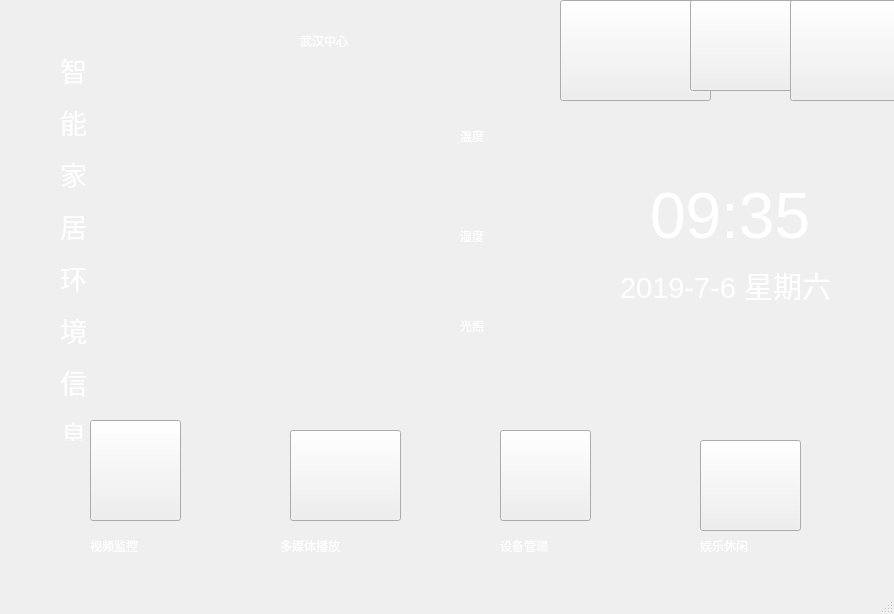
<?xml version="1.0" encoding="UTF-8"?>
<ui version="4.0">
 <class>MajorWindow</class>
 <widget class="QMainWindow" name="MajorWindow">
  <property name="geometry">
   <rect>
    <x>0</x>
    <y>0</y>
    <width>894</width>
    <height>614</height>
   </rect>
  </property>
  <property name="windowTitle">
   <string>MainWindow</string>
  </property>
  <widget class="QWidget" name="centralwidget">
   <property name="styleSheet">
    <string notr="true">#centralwidget{
border-image: url(:/image/major/home_bh.png);
}</string>
   </property>
   <widget class="QPushButton" name="pushButton">
    <property name="geometry">
     <rect>
      <x>90</x>
      <y>420</y>
      <width>91</width>
      <height>101</height>
     </rect>
    </property>
    <property name="styleSheet">
     <string notr="true">border-image: url(:/image/major/video_button_ico.png);</string>
    </property>
    <property name="text">
     <string/>
    </property>
   </widget>
   <widget class="QPushButton" name="pushButton_2">
    <property name="geometry">
     <rect>
      <x>290</x>
      <y>430</y>
      <width>111</width>
      <height>91</height>
     </rect>
    </property>
    <property name="styleSheet">
     <string notr="true">border-image: url(:/image/major/meadioplayer_button_ico.png);</string>
    </property>
    <property name="text">
     <string/>
    </property>
   </widget>
   <widget class="QPushButton" name="devicePushButton">
    <property name="geometry">
     <rect>
      <x>500</x>
      <y>430</y>
      <width>91</width>
      <height>91</height>
     </rect>
    </property>
    <property name="styleSheet">
     <string notr="true">QPushButton{
border-image: url(:/image/major/dev_button_ico.png);
}

QPushButton:pressed{
border-image: url(:/image/major/dev_button_press.png);
}</string>
    </property>
    <property name="text">
     <string/>
    </property>
   </widget>
   <widget class="QPushButton" name="pushButton_4">
    <property name="geometry">
     <rect>
      <x>700</x>
      <y>440</y>
      <width>101</width>
      <height>91</height>
     </rect>
    </property>
    <property name="styleSheet">
     <string notr="true">border-image: url(:/image/major/yule_button_ico.png);</string>
    </property>
    <property name="text">
     <string/>
    </property>
   </widget>
   <widget class="QLabel" name="label">
    <property name="geometry">
     <rect>
      <x>90</x>
      <y>530</y>
      <width>111</width>
      <height>31</height>
     </rect>
    </property>
    <property name="styleSheet">
     <string notr="true">color: rgb(255, 255, 255);
font: 75 18pt &quot;黑体&quot;;</string>
    </property>
    <property name="text">
     <string>视频监控</string>
    </property>
   </widget>
   <widget class="QLabel" name="label_2">
    <property name="geometry">
     <rect>
      <x>280</x>
      <y>530</y>
      <width>121</width>
      <height>31</height>
     </rect>
    </property>
    <property name="styleSheet">
     <string notr="true">color: rgb(255, 255, 255);
font: 75 18pt &quot;黑体&quot;;</string>
    </property>
    <property name="text">
     <string>多媒体播放</string>
    </property>
   </widget>
   <widget class="QLabel" name="label_3">
    <property name="geometry">
     <rect>
      <x>500</x>
      <y>530</y>
      <width>101</width>
      <height>31</height>
     </rect>
    </property>
    <property name="styleSheet">
     <string notr="true">color: rgb(255, 255, 255);
font: 75 18pt &quot;黑体&quot;;</string>
    </property>
    <property name="text">
     <string>设备管理</string>
    </property>
   </widget>
   <widget class="QLabel" name="label_4">
    <property name="geometry">
     <rect>
      <x>700</x>
      <y>530</y>
      <width>111</width>
      <height>31</height>
     </rect>
    </property>
    <property name="styleSheet">
     <string notr="true">color: rgb(255, 255, 255);
font: 75 18pt &quot;黑体&quot;;</string>
    </property>
    <property name="text">
     <string>娱乐休闲</string>
    </property>
   </widget>
   <widget class="QWidget" name="widget" native="true">
    <property name="geometry">
     <rect>
      <x>10</x>
      <y>10</y>
      <width>271</width>
      <height>61</height>
     </rect>
    </property>
    <property name="styleSheet">
     <string notr="true">border-image: url(:/image/major/farfight_logo.png);</string>
    </property>
   </widget>
   <widget class="QLabel" name="label_5">
    <property name="geometry">
     <rect>
      <x>300</x>
      <y>20</y>
      <width>201</width>
      <height>41</height>
     </rect>
    </property>
    <property name="styleSheet">
     <string notr="true">color: rgb(255, 255, 255);
font: 75 30pt &quot;黑体&quot;;</string>
    </property>
    <property name="text">
     <string>武汉中心</string>
    </property>
   </widget>
   <widget class="QWidget" name="widget_2" native="true">
    <property name="geometry">
     <rect>
      <x>110</x>
      <y>120</y>
      <width>231</width>
      <height>241</height>
     </rect>
    </property>
    <property name="styleSheet">
     <string notr="true">border-image: url(:/image/major/pellet_ico.png);</string>
    </property>
   </widget>
   <widget class="QLabel" name="label_6">
    <property name="geometry">
     <rect>
      <x>60</x>
      <y>50</y>
      <width>31</width>
      <height>391</height>
     </rect>
    </property>
    <property name="styleSheet">
     <string notr="true">color: rgb(255, 255, 255);
font: 75 18pt &quot;黑体&quot;;</string>
    </property>
    <property name="text">
     <string>&lt;!DOCTYPE HTML PUBLIC &quot;-//W3C//DTD HTML 4.0//EN&quot; &quot;http://www.w3.org/TR/REC-html40/strict.dtd&quot;&gt;
&lt;html&gt;&lt;head&gt;&lt;meta name=&quot;qrichtext&quot; content=&quot;1&quot; /&gt;&lt;style type=&quot;text/css&quot;&gt;
p, li { white-space: pre-wrap; }
&lt;/style&gt;&lt;/head&gt;&lt;body style=&quot; font-family:'黑体'; font-size:18pt; font-weight:72; font-style:normal;&quot;&gt;
&lt;p style=&quot; margin-top:12px; margin-bottom:12px; margin-left:0px; margin-right:0px; -qt-block-indent:0; text-indent:0px;&quot;&gt;&lt;span style=&quot; font-size:20pt;&quot;&gt;智&lt;/span&gt;&lt;/p&gt;
&lt;p style=&quot; margin-top:12px; margin-bottom:12px; margin-left:0px; margin-right:0px; -qt-block-indent:0; text-indent:0px;&quot;&gt;&lt;span style=&quot; font-size:20pt;&quot;&gt;能&lt;/span&gt;&lt;/p&gt;
&lt;p style=&quot; margin-top:12px; margin-bottom:12px; margin-left:0px; margin-right:0px; -qt-block-indent:0; text-indent:0px;&quot;&gt;&lt;span style=&quot; font-size:20pt;&quot;&gt;家&lt;/span&gt;&lt;/p&gt;
&lt;p style=&quot; margin-top:12px; margin-bottom:12px; margin-left:0px; margin-right:0px; -qt-block-indent:0; text-indent:0px;&quot;&gt;&lt;span style=&quot; font-size:20pt;&quot;&gt;居&lt;/span&gt;&lt;/p&gt;
&lt;p style=&quot; margin-top:12px; margin-bottom:12px; margin-left:0px; margin-right:0px; -qt-block-indent:0; text-indent:0px;&quot;&gt;&lt;span style=&quot; font-size:20pt;&quot;&gt;环&lt;/span&gt;&lt;/p&gt;
&lt;p style=&quot; margin-top:12px; margin-bottom:12px; margin-left:0px; margin-right:0px; -qt-block-indent:0; text-indent:0px;&quot;&gt;&lt;span style=&quot; font-size:20pt;&quot;&gt;境&lt;/span&gt;&lt;/p&gt;
&lt;p style=&quot; margin-top:12px; margin-bottom:12px; margin-left:0px; margin-right:0px; -qt-block-indent:0; text-indent:0px;&quot;&gt;&lt;span style=&quot; font-size:20pt;&quot;&gt;信&lt;/span&gt;&lt;/p&gt;
&lt;p style=&quot; margin-top:12px; margin-bottom:12px; margin-left:0px; margin-right:0px; -qt-block-indent:0; text-indent:0px;&quot;&gt;&lt;span style=&quot; font-size:20pt;&quot;&gt;息&lt;/span&gt;&lt;/p&gt;&lt;/body&gt;&lt;/html&gt;</string>
    </property>
   </widget>
   <widget class="QPushButton" name="pushButton_5">
    <property name="geometry">
     <rect>
      <x>560</x>
      <y>0</y>
      <width>151</width>
      <height>101</height>
     </rect>
    </property>
    <property name="styleSheet">
     <string notr="true">border-image: url(:/image/major/email_no_ico.png);</string>
    </property>
    <property name="text">
     <string/>
    </property>
   </widget>
   <widget class="QPushButton" name="pushButton_6">
    <property name="geometry">
     <rect>
      <x>690</x>
      <y>0</y>
      <width>111</width>
      <height>91</height>
     </rect>
    </property>
    <property name="styleSheet">
     <string notr="true">border-image: url(:/image/major/admin_ico.png);</string>
    </property>
    <property name="text">
     <string/>
    </property>
   </widget>
   <widget class="QPushButton" name="pushButton_7">
    <property name="geometry">
     <rect>
      <x>790</x>
      <y>0</y>
      <width>111</width>
      <height>101</height>
     </rect>
    </property>
    <property name="styleSheet">
     <string notr="true">border-image: url(:/image/major/home_ico.png);</string>
    </property>
    <property name="text">
     <string/>
    </property>
   </widget>
   <widget class="QWidget" name="widget_3" native="true">
    <property name="geometry">
     <rect>
      <x>370</x>
      <y>110</y>
      <width>81</width>
      <height>61</height>
     </rect>
    </property>
    <property name="styleSheet">
     <string notr="true">border-image: url(:/image/major/temperature_button_ico.png);</string>
    </property>
   </widget>
   <widget class="QWidget" name="widget_4" native="true">
    <property name="geometry">
     <rect>
      <x>370</x>
      <y>200</y>
      <width>81</width>
      <height>71</height>
     </rect>
    </property>
    <property name="styleSheet">
     <string notr="true">border-image: url(:/image/major/humidity_button_ico.png);</string>
    </property>
   </widget>
   <widget class="QWidget" name="widget_5" native="true">
    <property name="geometry">
     <rect>
      <x>370</x>
      <y>290</y>
      <width>81</width>
      <height>71</height>
     </rect>
    </property>
    <property name="styleSheet">
     <string notr="true">border-image: url(:/image/major/illumination_button_ico.png);</string>
    </property>
   </widget>
   <widget class="QLabel" name="label_7">
    <property name="geometry">
     <rect>
      <x>460</x>
      <y>120</y>
      <width>111</width>
      <height>31</height>
     </rect>
    </property>
    <property name="styleSheet">
     <string notr="true">color: rgb(255, 255, 255);
font: 75 18pt &quot;黑体&quot;;</string>
    </property>
    <property name="text">
     <string>温度</string>
    </property>
   </widget>
   <widget class="QLabel" name="label_8">
    <property name="geometry">
     <rect>
      <x>460</x>
      <y>220</y>
      <width>111</width>
      <height>31</height>
     </rect>
    </property>
    <property name="styleSheet">
     <string notr="true">color: rgb(255, 255, 255);
font: 75 18pt &quot;黑体&quot;;</string>
    </property>
    <property name="text">
     <string>湿度</string>
    </property>
   </widget>
   <widget class="QLabel" name="label_9">
    <property name="geometry">
     <rect>
      <x>460</x>
      <y>310</y>
      <width>111</width>
      <height>31</height>
     </rect>
    </property>
    <property name="styleSheet">
     <string notr="true">color: rgb(255, 255, 255);
font: 75 18pt &quot;黑体&quot;;</string>
    </property>
    <property name="text">
     <string>光照</string>
    </property>
   </widget>
   <widget class="QLabel" name="timeLabel">
    <property name="geometry">
     <rect>
      <x>650</x>
      <y>180</y>
      <width>181</width>
      <height>71</height>
     </rect>
    </property>
    <property name="styleSheet">
     <string notr="true">color: rgb(255, 255, 255);
font: 75 48pt &quot;黑体&quot;;</string>
    </property>
    <property name="text">
     <string>&lt;html&gt;&lt;head/&gt;&lt;body&gt;&lt;p&gt;&lt;span style=&quot; font-size:48pt;&quot;&gt;09:35&lt;/span&gt;&lt;/p&gt;&lt;/body&gt;&lt;/html&gt;</string>
    </property>
   </widget>
   <widget class="QLabel" name="dateLabel">
    <property name="geometry">
     <rect>
      <x>620</x>
      <y>260</y>
      <width>241</width>
      <height>51</height>
     </rect>
    </property>
    <property name="styleSheet">
     <string notr="true">color: rgb(255, 255, 255);
font: 75 20pt &quot;黑体&quot;;</string>
    </property>
    <property name="text">
     <string>&lt;html&gt;&lt;head/&gt;&lt;body&gt;&lt;p&gt;&lt;span style=&quot; font-size:22pt;&quot;&gt;2019-7-6 星期六&lt;/span&gt;&lt;/p&gt;&lt;/body&gt;&lt;/html&gt;</string>
    </property>
   </widget>
  </widget>
  <widget class="QMenuBar" name="menubar">
   <property name="geometry">
    <rect>
     <x>0</x>
     <y>0</y>
     <width>894</width>
     <height>23</height>
    </rect>
   </property>
  </widget>
  <widget class="QStatusBar" name="statusbar"/>
 </widget>
 <resources/>
 <connections/>
</ui>
